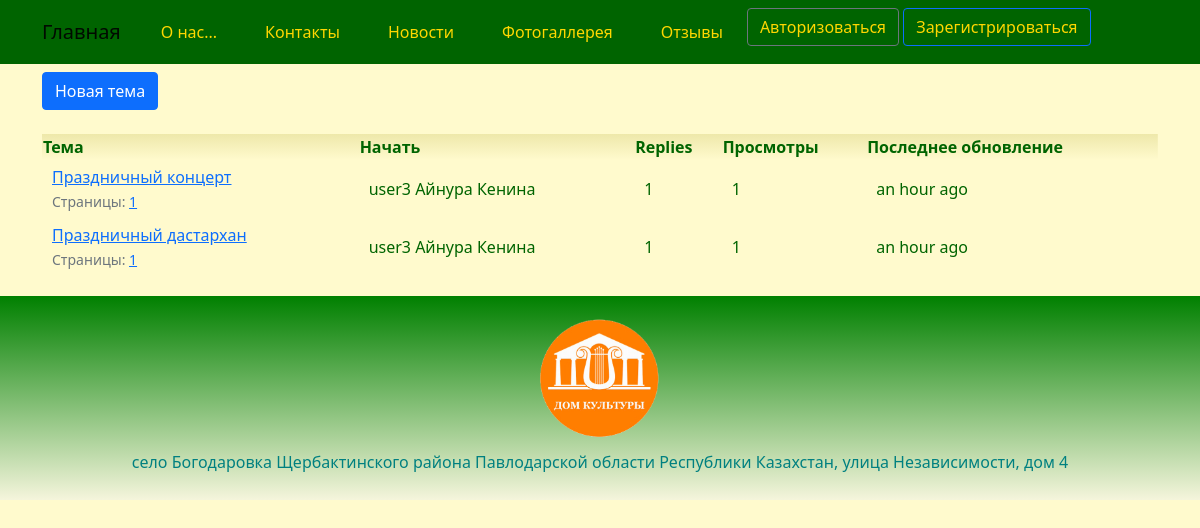
The page /forum/boards/2/ on the database its author committed.
### house/models.py (models this page shows, shortened)
class Topic(models.Model):
    subject = models.CharField(_('topic_subject'), max_length=255)
    last_updated = models.DateTimeField(_('last_updated'), auto_now_add=True)
    board = models.ForeignKey(Board, related_name='topics', on_delete=models.CASCADE)
    starter = models.ForeignKey(User, related_name='topics', on_delete=models.CASCADE)
    views = models.PositiveIntegerField(_('views'), default=0)
    class Meta:
        db_table = 'topic'
    def get_page_count(self):
        count = self.posts.count()
        pages = count / 20
        return math.ceil(pages)
    def has_many_pages(self, count=None):
        if count is None:
            count = self.get_page_count()
        return count > 6
    def get_page_range(self):
        count = self.get_page_count()
        if self.has_many_pages(count):
            return range(1, 5)
        return range(1, count + 1)

### house/views.py (the view)
# urls.py: path('forum/boards/<int:pk>/', views.board_topics, name='board_topics'),
def board_topics(request, pk):
    board = get_object_or_404(Board, pk=pk)
    topics = board.topics.order_by('-last_updated').annotate(replies=Count('posts') - 1)
    return render(request, 'forum/topics.html', {'board': board, 'topics': topics})

### templates/forum/topics.html (shortened to what this page needs)
{% extends "base.html" %}
{% load i18n %}
{% block content %}
	{% load humanize %}
	<div class="mb-4">
		<a href="{% url 'new_topic' board.pk %}" class="btn btn-primary">{% trans "New topic" %}</a>
	</div>
	<table class="table-forum">
		<thead class="thead-inverse">
			<tr>
				<th>{% trans "Topic" %}</th>
				<th>{% trans "Starter" %}</th>
				<th>{% trans "Replies" %}</th>
				<th>{% trans "Views" %}</th>
				<th>{% trans "Last Update" %}</th>
			</tr>
		</thead>
		<tbody>
			{% for topic in topics %}
			{% url 'topic_posts' board.pk topic.pk as topic_url %}
			<tr>
				<td>
					<p class="mb-0">
						<a href="{{ topic_url }}">{{ topic.subject }}</a>
					</p>
					<small class="text-muted">
						{% trans "Pages" %}:
						{% for i in topic.get_page_range %}
						<a href="{{ topic_url }}?page={{ i }}">{{ i }}</a>
						{% endfor %}
					</small>
				</td>
				<td class="align-middle">{{ topic.starter.username }} {{ topic.starter.first_name }} {{ topic.starter.last_name }}</td>
				<td class="align-middle">{{ topic.replies }}</td>
				<td class="align-middle">{{ topic.views }}</td>
				<td class="align-middle">{{ topic.last_updated|naturaltime }}</td>
			</tr>
			{% endfor %}
		</tbody>
</table>
{% endblock content %}

### static/css/styles.css (style rules this page uses)
:root { --navbar-background-color: DarkGreen; --navbar-text-color: Gold; --main-background-color-light: LemonChiffon; --main-background-color-dark: PaleGoldenrod; --main-text-color: DarkGreen; --main-header-color: DarkOliveGreen; --main-text-attention-color: Purple; --footer-background-color-light: Beige; --footer-background-color-dark: Green; --footer-text-color: Teal; --card-background-color-light: LemonChiffon; --card-background-color-dark: PaleGoldenrod; --card-text-color: SeaGreen; --table-background-color-light: LemonChiffon; --table-background-color-dark: PaleGoldenrod; --table-text-color: DarkGreen; --star-size: 30px; --star-color: Yellow; --star-background: Gold ; }
body { background-color: var(--main-background-color-light); }
p, ul, li, label { color: var(--main-text-color); }
.table-forum { width: 100%; border: none; margin-bottom: 20px; }
.table-forum thead { background-image: linear-gradient(top, var(--main-background-color-dark), var(--main-background-color-light)); background-image: -o-linear-gradient(top, var(--main-background-color-dark), var(--main-background-color-light)); background-image: -moz-linear-gradient(top, var(--main-background-color-dark), var(--main-background-color-light)); background-image: -webkit-linear-gradient(top, var(--main-background-color-dark), var(--main-background-color-light)); color: var(--main-text-color); padding: 10px; }
.table-forum tbody { background-color: var(--main-background-color-light); }
.table-forum td { background-color: var(--main-background-color-light); color: var(--main-text-color); text-align: left; border: none; padding: 5px 10px; vertical-align: top; }

### rows shown on the page
Topic: subject "Праздничный концерт", get_page_range "1", starter.username "user3", starter.first_name "Айнура", starter.last_name "Кенина", replies "1", views "1", last_updated "an hour ago"
Topic: subject "Праздничный дастархан", get_page_range "1", starter.username "user3", starter.first_name "Айнура", starter.last_name "Кенина", replies "1", views "1", last_updated "an hour ago"
